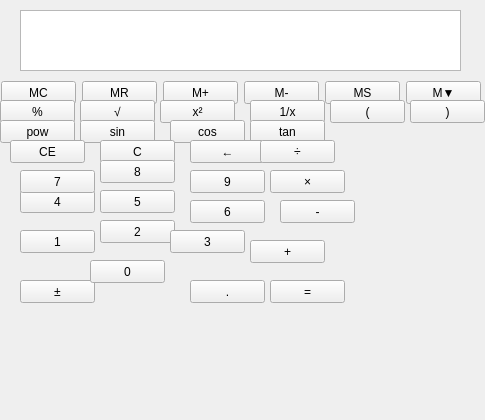
<?xml version="1.0" encoding="UTF-8"?>
<ui version="4.0">
 <class>CalculatorClass</class>
 <widget class="QMainWindow" name="CalculatorClass">
  <property name="geometry">
   <rect>
    <x>0</x>
    <y>0</y>
    <width>485</width>
    <height>420</height>
   </rect>
  </property>
  <property name="windowTitle">
   <string>Calculator</string>
  </property>
  <widget class="QWidget" name="centralWidget">
   <widget class="QPushButton" name="mcButton">
    <property name="geometry">
     <rect>
      <x>1</x>
      <y>81</y>
      <width>75</width>
      <height>23</height>
     </rect>
    </property>
    <property name="text">
     <string>MC</string>
    </property>
    <property name="autoDefault">
     <bool>true</bool>
    </property>
   </widget>
   <widget class="QPushButton" name="mrButton">
    <property name="geometry">
     <rect>
      <x>82</x>
      <y>81</y>
      <width>75</width>
      <height>23</height>
     </rect>
    </property>
    <property name="text">
     <string>MR</string>
    </property>
   </widget>
   <widget class="QPushButton" name="mplusButton">
    <property name="geometry">
     <rect>
      <x>163</x>
      <y>81</y>
      <width>75</width>
      <height>23</height>
     </rect>
    </property>
    <property name="text">
     <string>M+</string>
    </property>
   </widget>
   <widget class="QPushButton" name="mreButton">
    <property name="geometry">
     <rect>
      <x>244</x>
      <y>81</y>
      <width>75</width>
      <height>23</height>
     </rect>
    </property>
    <property name="text">
     <string>M-</string>
    </property>
   </widget>
   <widget class="QPushButton" name="msButton">
    <property name="geometry">
     <rect>
      <x>325</x>
      <y>81</y>
      <width>75</width>
      <height>23</height>
     </rect>
    </property>
    <property name="text">
     <string>MS</string>
    </property>
   </widget>
   <widget class="QPushButton" name="mButton">
    <property name="geometry">
     <rect>
      <x>406</x>
      <y>81</y>
      <width>75</width>
      <height>23</height>
     </rect>
    </property>
    <property name="text">
     <string>M▼</string>
    </property>
   </widget>
   <widget class="QPushButton" name="exFiveButton">
    <property name="geometry">
     <rect>
      <x>0</x>
      <y>100</y>
      <width>75</width>
      <height>23</height>
     </rect>
    </property>
    <property name="text">
     <string>%</string>
    </property>
   </widget>
   <widget class="QPushButton" name="sqrtButton">
    <property name="geometry">
     <rect>
      <x>80</x>
      <y>100</y>
      <width>75</width>
      <height>23</height>
     </rect>
    </property>
    <property name="text">
     <string>√</string>
    </property>
   </widget>
   <widget class="QPushButton" name="squreButton">
    <property name="geometry">
     <rect>
      <x>160</x>
      <y>100</y>
      <width>75</width>
      <height>23</height>
     </rect>
    </property>
    <property name="text">
     <string>x²</string>
    </property>
   </widget>
   <widget class="QPushButton" name="recButton">
    <property name="geometry">
     <rect>
      <x>250</x>
      <y>100</y>
      <width>75</width>
      <height>23</height>
     </rect>
    </property>
    <property name="text">
     <string>1/x</string>
    </property>
   </widget>
   <widget class="QPushButton" name="leftBraButton">
    <property name="geometry">
     <rect>
      <x>330</x>
      <y>100</y>
      <width>75</width>
      <height>23</height>
     </rect>
    </property>
    <property name="text">
     <string>(</string>
    </property>
   </widget>
   <widget class="QPushButton" name="rightBraButton">
    <property name="geometry">
     <rect>
      <x>410</x>
      <y>100</y>
      <width>75</width>
      <height>23</height>
     </rect>
    </property>
    <property name="text">
     <string>)</string>
    </property>
   </widget>
   <widget class="QPushButton" name="powButton">
    <property name="geometry">
     <rect>
      <x>0</x>
      <y>120</y>
      <width>75</width>
      <height>23</height>
     </rect>
    </property>
    <property name="text">
     <string>pow</string>
    </property>
   </widget>
   <widget class="QPushButton" name="sinButton">
    <property name="geometry">
     <rect>
      <x>80</x>
      <y>120</y>
      <width>75</width>
      <height>23</height>
     </rect>
    </property>
    <property name="text">
     <string>sin</string>
    </property>
   </widget>
   <widget class="QPushButton" name="cosButton">
    <property name="geometry">
     <rect>
      <x>170</x>
      <y>120</y>
      <width>75</width>
      <height>23</height>
     </rect>
    </property>
    <property name="text">
     <string>cos</string>
    </property>
   </widget>
   <widget class="QPushButton" name="tanButton">
    <property name="geometry">
     <rect>
      <x>250</x>
      <y>120</y>
      <width>75</width>
      <height>23</height>
     </rect>
    </property>
    <property name="layoutDirection">
     <enum>Qt::LeftToRight</enum>
    </property>
    <property name="text">
     <string>tan</string>
    </property>
   </widget>
   <widget class="QPushButton" name="ceButton">
    <property name="geometry">
     <rect>
      <x>10</x>
      <y>140</y>
      <width>75</width>
      <height>23</height>
     </rect>
    </property>
    <property name="text">
     <string>CE</string>
    </property>
   </widget>
   <widget class="QPushButton" name="cButton">
    <property name="geometry">
     <rect>
      <x>100</x>
      <y>140</y>
      <width>75</width>
      <height>23</height>
     </rect>
    </property>
    <property name="text">
     <string>C</string>
    </property>
   </widget>
   <widget class="QPushButton" name="backButton">
    <property name="geometry">
     <rect>
      <x>190</x>
      <y>140</y>
      <width>75</width>
      <height>23</height>
     </rect>
    </property>
    <property name="text">
     <string>←</string>
    </property>
   </widget>
   <widget class="QPushButton" name="exButton">
    <property name="geometry">
     <rect>
      <x>260</x>
      <y>140</y>
      <width>75</width>
      <height>23</height>
     </rect>
    </property>
    <property name="text">
     <string>÷</string>
    </property>
   </widget>
   <widget class="QPushButton" name="fourButton">
    <property name="geometry">
     <rect>
      <x>20</x>
      <y>190</y>
      <width>75</width>
      <height>23</height>
     </rect>
    </property>
    <property name="text">
     <string>4</string>
    </property>
   </widget>
   <widget class="QPushButton" name="mulButton">
    <property name="geometry">
     <rect>
      <x>270</x>
      <y>170</y>
      <width>75</width>
      <height>23</height>
     </rect>
    </property>
    <property name="text">
     <string>×</string>
    </property>
   </widget>
   <widget class="QPushButton" name="nineButton">
    <property name="geometry">
     <rect>
      <x>190</x>
      <y>170</y>
      <width>75</width>
      <height>23</height>
     </rect>
    </property>
    <property name="text">
     <string>9</string>
    </property>
   </widget>
   <widget class="QPushButton" name="eightButton">
    <property name="geometry">
     <rect>
      <x>100</x>
      <y>160</y>
      <width>75</width>
      <height>23</height>
     </rect>
    </property>
    <property name="text">
     <string>8</string>
    </property>
   </widget>
   <widget class="QPushButton" name="fiveButton">
    <property name="geometry">
     <rect>
      <x>100</x>
      <y>190</y>
      <width>75</width>
      <height>23</height>
     </rect>
    </property>
    <property name="text">
     <string>5</string>
    </property>
   </widget>
   <widget class="QPushButton" name="decButton">
    <property name="geometry">
     <rect>
      <x>190</x>
      <y>280</y>
      <width>75</width>
      <height>23</height>
     </rect>
    </property>
    <property name="text">
     <string>.</string>
    </property>
   </widget>
   <widget class="QPushButton" name="plusButton">
    <property name="geometry">
     <rect>
      <x>250</x>
      <y>240</y>
      <width>75</width>
      <height>23</height>
     </rect>
    </property>
    <property name="contextMenuPolicy">
     <enum>Qt::DefaultContextMenu</enum>
    </property>
    <property name="text">
     <string>+</string>
    </property>
   </widget>
   <widget class="QPushButton" name="oneButton">
    <property name="geometry">
     <rect>
      <x>20</x>
      <y>230</y>
      <width>75</width>
      <height>23</height>
     </rect>
    </property>
    <property name="text">
     <string>1</string>
    </property>
   </widget>
   <widget class="QPushButton" name="sixButton">
    <property name="geometry">
     <rect>
      <x>190</x>
      <y>200</y>
      <width>75</width>
      <height>23</height>
     </rect>
    </property>
    <property name="text">
     <string>6</string>
    </property>
   </widget>
   <widget class="QPushButton" name="twoButton">
    <property name="geometry">
     <rect>
      <x>100</x>
      <y>220</y>
      <width>75</width>
      <height>23</height>
     </rect>
    </property>
    <property name="text">
     <string>2</string>
    </property>
   </widget>
   <widget class="QPushButton" name="negButton">
    <property name="geometry">
     <rect>
      <x>20</x>
      <y>280</y>
      <width>75</width>
      <height>23</height>
     </rect>
    </property>
    <property name="text">
     <string>±</string>
    </property>
   </widget>
   <widget class="QPushButton" name="equButton">
    <property name="geometry">
     <rect>
      <x>270</x>
      <y>280</y>
      <width>75</width>
      <height>23</height>
     </rect>
    </property>
    <property name="text">
     <string>=</string>
    </property>
    <property name="autoDefault">
     <bool>true</bool>
    </property>
   </widget>
   <widget class="QPushButton" name="redButton">
    <property name="geometry">
     <rect>
      <x>280</x>
      <y>200</y>
      <width>75</width>
      <height>23</height>
     </rect>
    </property>
    <property name="text">
     <string>-</string>
    </property>
   </widget>
   <widget class="QPushButton" name="zeroButton">
    <property name="geometry">
     <rect>
      <x>90</x>
      <y>260</y>
      <width>75</width>
      <height>23</height>
     </rect>
    </property>
    <property name="text">
     <string>0</string>
    </property>
   </widget>
   <widget class="QPushButton" name="threeButton">
    <property name="geometry">
     <rect>
      <x>170</x>
      <y>230</y>
      <width>75</width>
      <height>23</height>
     </rect>
    </property>
    <property name="text">
     <string>3</string>
    </property>
   </widget>
   <widget class="QPushButton" name="sevenButton">
    <property name="geometry">
     <rect>
      <x>20</x>
      <y>170</y>
      <width>75</width>
      <height>23</height>
     </rect>
    </property>
    <property name="text">
     <string>7</string>
    </property>
   </widget>
   <widget class="QTextBrowser" name="textBrowser">
    <property name="geometry">
     <rect>
      <x>20</x>
      <y>10</y>
      <width>441</width>
      <height>61</height>
     </rect>
    </property>
    <property name="layoutDirection">
     <enum>Qt::RightToLeft</enum>
    </property>
   </widget>
  </widget>
  <widget class="QMenuBar" name="newMenuBar">
   <property name="geometry">
    <rect>
     <x>0</x>
     <y>0</y>
     <width>485</width>
     <height>23</height>
    </rect>
   </property>
  </widget>
 </widget>
 <layoutdefault spacing="6" margin="11"/>
 <resources>
  <include location="calculator.qrc"/>
 </resources>
 <connections/>
</ui>
